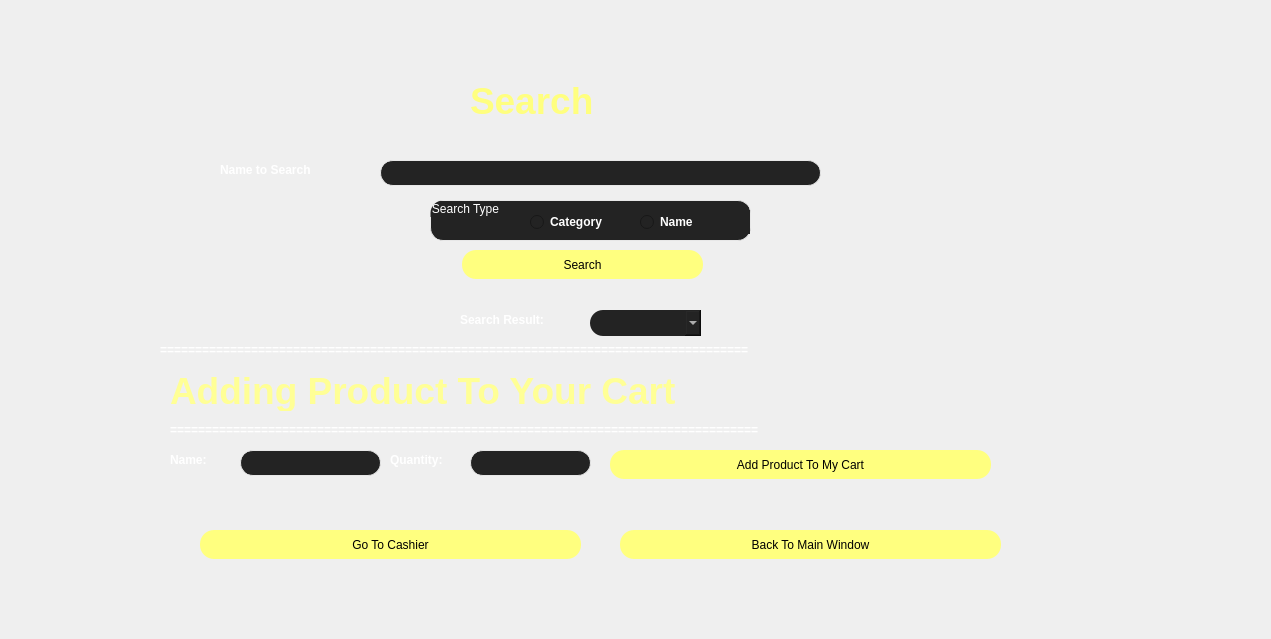
<?xml version="1.0" encoding="UTF-8"?>
<ui version="4.0">
 <class>Search</class>
 <widget class="QDialog" name="Search">
  <property name="geometry">
   <rect>
    <x>0</x>
    <y>0</y>
    <width>1271</width>
    <height>639</height>
   </rect>
  </property>
  <property name="windowTitle">
   <string>Dialog</string>
  </property>
  <property name="styleSheet">
   <string notr="true"/>
  </property>
  <widget class="QGroupBox" name="groupBox">
   <property name="geometry">
    <rect>
     <x>430</x>
     <y>200</y>
     <width>321</width>
     <height>41</height>
    </rect>
   </property>
   <property name="styleSheet">
    <string notr="true">border: 1px solid #e7e7e7;
    border-radius: 13px;
    background-color: #232323;
    color: white;</string>
   </property>
   <property name="title">
    <string>Search Type</string>
   </property>
   <widget class="QRadioButton" name="radioButton">
    <property name="geometry">
     <rect>
      <x>100</x>
      <y>10</y>
      <width>110</width>
      <height>24</height>
     </rect>
    </property>
    <property name="styleSheet">
     <string notr="true">border:0;
font-family: 'Lobster', cursive;
color: rgb(255, 255, 255);
font-weight: 900;</string>
    </property>
    <property name="text">
     <string>Category</string>
    </property>
   </widget>
   <widget class="QRadioButton" name="radioButton_2">
    <property name="geometry">
     <rect>
      <x>210</x>
      <y>10</y>
      <width>110</width>
      <height>24</height>
     </rect>
    </property>
    <property name="styleSheet">
     <string notr="true">border:0;
font-family: 'Lobster', cursive;
color: rgb(255, 255, 255);
font-weight: 900;</string>
    </property>
    <property name="text">
     <string>Name</string>
    </property>
   </widget>
  </widget>
  <widget class="QLineEdit" name="searching">
   <property name="geometry">
    <rect>
     <x>380</x>
     <y>160</y>
     <width>441</width>
     <height>26</height>
    </rect>
   </property>
   <property name="styleSheet">
    <string notr="true">border: 1px solid #e7e7e7;
    border-radius: 13px;
    background-color: #232323;
    color: white;</string>
   </property>
   <property name="text">
    <string/>
   </property>
  </widget>
  <widget class="QLabel" name="label">
   <property name="geometry">
    <rect>
     <x>470</x>
     <y>80</y>
     <width>351</width>
     <height>41</height>
    </rect>
   </property>
   <property name="styleSheet">
    <string notr="true">font: 28pt;
font: 28pt &quot;Snap ITC&quot;;
color: rgb(255, 255, 127);
font-weight: 900;
text-align: center;</string>
   </property>
   <property name="text">
    <string>Search</string>
   </property>
  </widget>
  <widget class="QPushButton" name="pushButton">
   <property name="geometry">
    <rect>
     <x>462</x>
     <y>250</y>
     <width>241</width>
     <height>29</height>
    </rect>
   </property>
   <property name="styleSheet">
    <string notr="true">background-color: rgb(255, 255, 127);
color: rgb(0, 0, 0);
border-radius:13.5px;
height: 30px;</string>
   </property>
   <property name="text">
    <string>Search</string>
   </property>
  </widget>
  <widget class="QLineEdit" name="addproduct">
   <property name="geometry">
    <rect>
     <x>240</x>
     <y>450</y>
     <width>141</width>
     <height>26</height>
    </rect>
   </property>
   <property name="styleSheet">
    <string notr="true">border: 1px solid #e7e7e7;
    border-radius: 13px;
    background-color: #232323;
    color: white;</string>
   </property>
   <property name="text">
    <string/>
   </property>
  </widget>
  <widget class="QLineEdit" name="addquantity">
   <property name="geometry">
    <rect>
     <x>470</x>
     <y>450</y>
     <width>121</width>
     <height>26</height>
    </rect>
   </property>
   <property name="styleSheet">
    <string notr="true">border: 1px solid #e7e7e7;
    border-radius: 13px;
    background-color: #232323;
    color: white;</string>
   </property>
   <property name="text">
    <string/>
   </property>
  </widget>
  <widget class="QPushButton" name="pushButton_2">
   <property name="geometry">
    <rect>
     <x>610</x>
     <y>450</y>
     <width>381</width>
     <height>29</height>
    </rect>
   </property>
   <property name="styleSheet">
    <string notr="true">background-color: rgb(255, 255, 127);
color: rgb(0, 0, 0);
border-radius:13.5px;
height: 30px;</string>
   </property>
   <property name="text">
    <string>Add Product To My Cart</string>
   </property>
  </widget>
  <widget class="QComboBox" name="comboBox">
   <property name="geometry">
    <rect>
     <x>590</x>
     <y>310</y>
     <width>111</width>
     <height>26</height>
    </rect>
   </property>
   <property name="styleSheet">
    <string notr="true">border: 1px solid #e7e7e7;
    border-radius: 13px;
    background-color: #232323;
    color: white;
border:0;</string>
   </property>
  </widget>
  <widget class="QLabel" name="label_3">
   <property name="geometry">
    <rect>
     <x>170</x>
     <y>450</y>
     <width>63</width>
     <height>20</height>
    </rect>
   </property>
   <property name="styleSheet">
    <string notr="true">font-family: 'Lobster', cursive;
color: rgb(255, 255, 255);
font-weight: 900;</string>
   </property>
   <property name="text">
    <string>Name:</string>
   </property>
  </widget>
  <widget class="QLabel" name="label_4">
   <property name="geometry">
    <rect>
     <x>390</x>
     <y>450</y>
     <width>81</width>
     <height>20</height>
    </rect>
   </property>
   <property name="styleSheet">
    <string notr="true">font-family: 'Lobster', cursive;
color: rgb(255, 255, 255);
font-weight: 900;</string>
   </property>
   <property name="text">
    <string>Quantity:</string>
   </property>
  </widget>
  <widget class="QLabel" name="label_5">
   <property name="geometry">
    <rect>
     <x>460</x>
     <y>310</y>
     <width>121</width>
     <height>20</height>
    </rect>
   </property>
   <property name="styleSheet">
    <string notr="true">font-family: 'Lobster', cursive;
color: rgb(255, 255, 255);
font-weight: 900;</string>
   </property>
   <property name="text">
    <string>Search Result:</string>
   </property>
  </widget>
  <widget class="QLabel" name="label_2">
   <property name="geometry">
    <rect>
     <x>160</x>
     <y>340</y>
     <width>841</width>
     <height>20</height>
    </rect>
   </property>
   <property name="styleSheet">
    <string notr="true">font-family: 'Lobster', cursive;
color: rgb(255, 255, 255);
font-weight: 900;</string>
   </property>
   <property name="text">
    <string>====================================================================================</string>
   </property>
  </widget>
  <widget class="QLabel" name="label_6">
   <property name="geometry">
    <rect>
     <x>170</x>
     <y>370</y>
     <width>831</width>
     <height>41</height>
    </rect>
   </property>
   <property name="styleSheet">
    <string notr="true">font: 28pt;
font: 28pt &quot;Snap ITC&quot;;
color: rgb(255, 255, 150);
font-weight: 900;
text-align: center;</string>
   </property>
   <property name="text">
    <string>Adding Product To Your Cart</string>
   </property>
  </widget>
  <widget class="QLabel" name="label_7">
   <property name="geometry">
    <rect>
     <x>170</x>
     <y>420</y>
     <width>841</width>
     <height>20</height>
    </rect>
   </property>
   <property name="styleSheet">
    <string notr="true">font-family: 'Lobster', cursive;
color: rgb(255, 255, 255);
font-weight: 900;</string>
   </property>
   <property name="text">
    <string>====================================================================================</string>
   </property>
  </widget>
  <widget class="QLabel" name="label_10">
   <property name="geometry">
    <rect>
     <x>220</x>
     <y>160</y>
     <width>131</width>
     <height>20</height>
    </rect>
   </property>
   <property name="styleSheet">
    <string notr="true">font-family: 'Lobster', cursive;
color: rgb(255, 255, 255);
font-weight: 900;</string>
   </property>
   <property name="text">
    <string>Name to Search</string>
   </property>
  </widget>
  <widget class="QPushButton" name="pushButton_3">
   <property name="geometry">
    <rect>
     <x>620</x>
     <y>530</y>
     <width>381</width>
     <height>29</height>
    </rect>
   </property>
   <property name="styleSheet">
    <string notr="true">background-color: rgb(255, 255, 127);
color: rgb(0, 0, 0);
border-radius:13.5px;
height: 30px;</string>
   </property>
   <property name="text">
    <string>Back To Main Window</string>
   </property>
  </widget>
  <widget class="QPushButton" name="pushButton_4">
   <property name="geometry">
    <rect>
     <x>200</x>
     <y>530</y>
     <width>381</width>
     <height>29</height>
    </rect>
   </property>
   <property name="styleSheet">
    <string notr="true">background-color: rgb(255, 255, 127);
color: rgb(0, 0, 0);
border-radius:13.5px;
height: 30px;</string>
   </property>
   <property name="text">
    <string>Go To Cashier</string>
   </property>
  </widget>
 </widget>
 <resources/>
 <connections/>
</ui>
